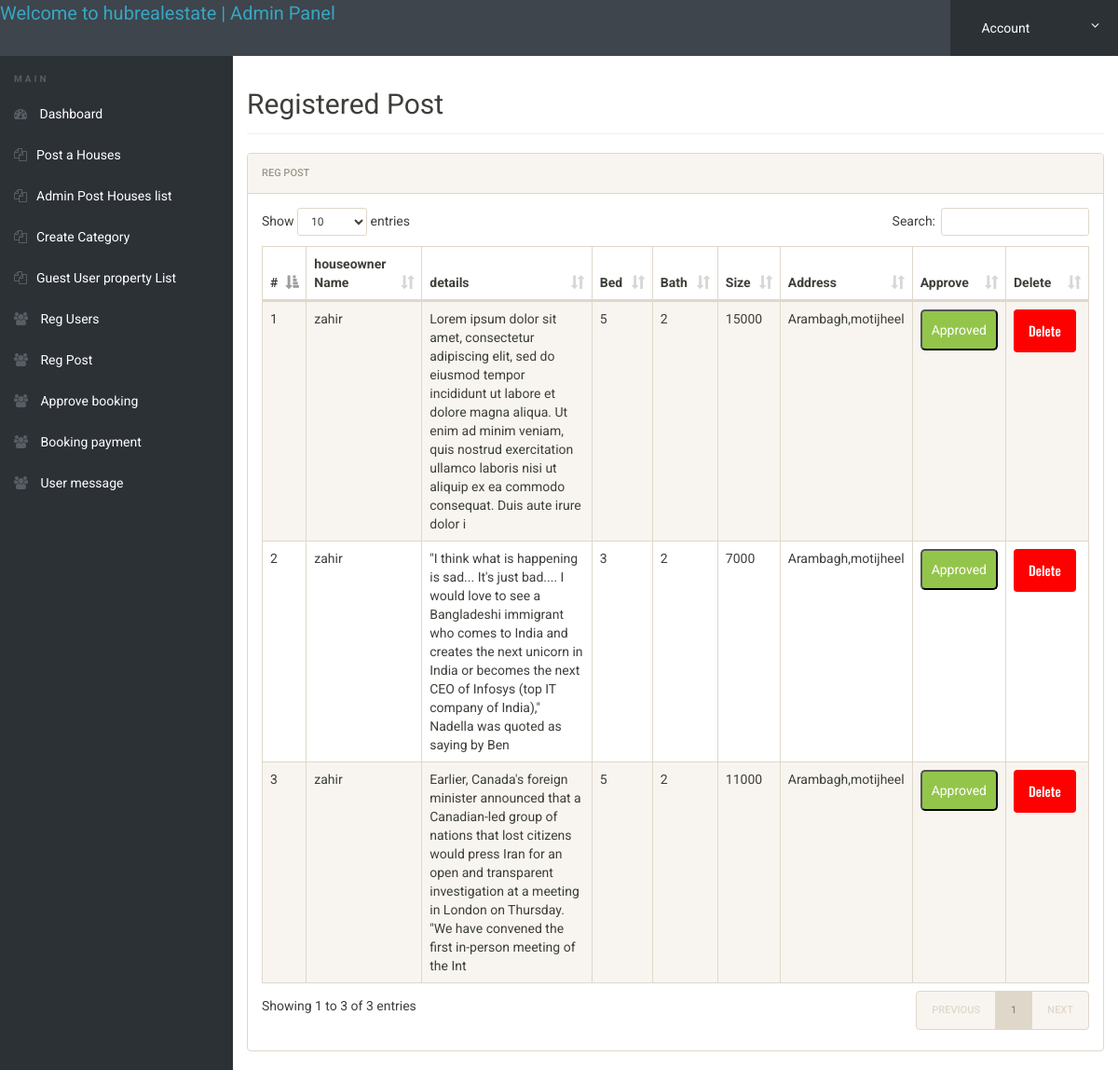
The page /admin/reg-post.php (signed in) on the database its author committed.
### tables this page shows
CREATE TABLE `tblhouses` (
  `id` int(11) NOT NULL,
  `houseowner_id` int(11) NOT NULL,
  `HousesTitle` varchar(50) NOT NULL,
  `dds` varchar(255) NOT NULL,
  `Himage1` varchar(255) NOT NULL,
  `Himage2` varchar(255) NOT NULL,
  `Himage3` varchar(255) NOT NULL,
  `Himage4` varchar(255) NOT NULL,
  `Bed` int(20) NOT NULL,
  `Bath` int(20) NOT NULL,
  `size` varchar(255) NOT NULL,
  `loc` varchar(120) NOT NULL,
  `area` varchar(40) NOT NULL,
  `lon` varchar(255) NOT NULL,
  `lat` varchar(255) NOT NULL,
  `HouseCategory` varchar(30) NOT NULL,
  `PricePerMonth` float NOT NULL,
  `PostingDate` date NOT NULL,
  `approve` int(11) NOT NULL DEFAULT 0,
  `contact` varchar(40) NOT NULL
);

CREATE TABLE `houseowner` (
  `id` int(40) NOT NULL,
  `FullName` varchar(40) NOT NULL,
  `Emailid` varchar(40) NOT NULL,
  `Password` varchar(40) NOT NULL,
  `Address` varchar(40) NOT NULL,
  `location` varchar(40) NOT NULL,
  `ContactNo` varchar(40) NOT NULL
);

### admin/reg-post.php (the view, shortened to what this page needs)
<?php
include('includes/config.php');
if(strlen($_SESSION['alogin'])==0)
	{
header('location:index.php');
}
else{
 ?>
<!doctype html>
<html lang="en" class="no-js">
<head>
	<link rel="stylesheet" href="css/font-awesome.min.css">
	<link rel="stylesheet" href="css/bootstrap.min.css">
	<link rel="stylesheet" href="css/dataTables.bootstrap.min.css">
	<link rel="stylesheet" href="css/bootstrap-social.css">
	<link rel="stylesheet" href="css/bootstrap-select.css">
	<link rel="stylesheet" href="css/fileinput.min.css">
	<link rel="stylesheet" href="css/awesome-bootstrap-checkbox.css">
	<link rel="stylesheet" href="css/style.css">
</head>
<body>
	<?php include('includes/header.php');?>
	<div class="ts-main-content">
		<?php include('includes/leftbar.php');?>
		<div class="content-wrapper">
			<div class="container-fluid">
				<div class="row">
					<div class="col-md-12">
						<h2 class="page-title">Registered Post</h2>
						<div class="panel panel-default">
							<div class="panel-heading">Reg post</div>
							<div class="panel-body">
								<table id="zctb" class="display table table-striped table-bordered table-hover" cellspacing="0" width="100%">
									<thead>
										<tr>
										<th>#</th>
											<th> houseowner Name</th>
											<th>details</th>
											<th>Bed</th>
											<th>Bath</th>
											<th>Size</th>
											<th>Address</th>
											<th>Approve</th>
											<th>Delete</th>
										</tr>
									</thead>
									<tbody>
									<?php $sql = "SELECT hu.id,hu.approve,FullName,dds,Bed,Bath,size,location,ContactNo from tblhouses as hu, houseowner as own where hu.houseowner_id=own.id And hu.approve in (1,0)";
$query = $dbh -> prepare($sql);
$query->execute();
$results=$query->fetchAll(PDO::FETCH_OBJ);
$cnt=1;
if($query->rowCount() > 0)
{
foreach($results as $result)
{				?>
										<tr>
											<td><?php echo htmlentities($cnt);?></td>
											<td><?php echo htmlentities($result->FullName);?></td>
											<td><?php echo htmlentities($result->dds);?></td>
											<td><?php echo htmlentities($result->Bed);?></td>
											<td><?php echo htmlentities($result->Bath);?></td>
											<td><?php echo htmlentities($result->size);?></td>
											<td><?php echo htmlentities($result->location);?></td>
											<td><?php
											if(htmlentities($result->approve)==1){
												echo "<button style='padding:10px;color:white;background:#93c54b;border-radius:5px'>Approved</button>";
											}if(htmlentities($result->approve)==0){?>
												<a style="font-size:14px" id="aaa" href="approvepost.php?id=<?php echo htmlentities($result->id);?>" class="btn btn-success">Approve</a>
											<?php }
											?></td>
											<td><a onclick="return confirm('Are you sure?')" style="background:red;font-size:14px" href="delete.php?id=<?php echo htmlentities($result->id);?>" class="btn btn-success">Delete</a></td>
										</tr>
										<?php $cnt=$cnt+1; }} ?>
									</tbody>
								</table>
							</div>
						</div>
					</div>
				</div>
			</div>
		</div>
	</div>
</body>
</html>
<?php } ?>

### admin/includes/header.php (shortened to what this page needs)
<div class="brand clearfix">
	<a href="dashboard.php" style="font-size: 20px;">Welcome to hubrealestate | Admin Panel</a>
		<ul class="ts-profile-nav">
			<li class="ts-account">
				<a href="#"><img src="img/ts-avatar.jpg" class="ts-avatar hidden-side" alt=""> Account <i class="fa fa-angle-down hidden-side"></i></a>
			</li>
		</ul>
	</div>

### admin/includes/leftbar.php
<nav class="ts-sidebar">
	<ul class="ts-sidebar-menu">
		<li class="ts-label">Main</li>
		<li><a href="dashboard.php"><i class="fa fa-dashboard"></i> Dashboard</a></li>
		<li><a href="post-ahouse.php"><i class="fa fa-files-o"></i>Post a Houses</a></li>
		<li><a href="adminpost.php"><i class="fa fa-files-o"></i>Admin Post Houses list</a></li>
		<li><a href="create-category.php"><i class="fa fa-files-o"></i>Create Category</a></li>
		<li><a href="guestuser.php"><i class="fa fa-files-o"></i>Guest User property List</a></li>
		<li><a href="reg-users.php"><i class="fa fa-users"></i> Reg Users</a></li>
		<li><a href="reg-post.php"><i class="fa fa-users"></i> Reg Post</a></li>
		<li><a href="approve-book.php"><i class="fa fa-users"></i> Approve booking</a></li>
		<li><a href="bookingpay.php"><i class="fa fa-users"></i> Booking payment</a></li>
		<li><a href="message.php"><i class="fa fa-users"></i> User message</a></li>
	</ul>
</nav>

### admin/css/style.css (style rules this page uses)
html { font-size: 14px; }
@media only screen and (min-width: 480px) { html { font-size: 17px; } }
@media only screen and (min-width: 768px) { html { font-size: 14px; } }
body { font-size: 1em; }
a { color: #37a6c4; }
.btn { font-family: 'Oswald', sans-serif; }
.panel { overflow: hidden; }
ul, li { margin: 0; padding: 0; list-style: none; }
.btn { text-transform: none; }
.page-title { padding-bottom: 15px; margin-bottom: 20px; border-bottom: 1px solid #f0f0f0; }
.brand { background: #3e454c; position: relative; z-index: 3; position: fixed; width: 100%; top: 0; }
.brand .ts-profile-nav { float: right; display: none; }
.brand .ts-profile-nav li { float: left; position: relative; }
.brand .ts-profile-nav li a { display: block; padding: 20px; color: #fff; }
.brand .ts-profile-nav .ts-account .fa-angle-down { float: right; }
.brand .ts-profile-nav .ts-account > a { width: 180px; background: #2c3136; }
@media only screen and (min-width: 992px) { .brand .ts-profile-nav { display: block; } }
.ts-sidebar { background: #2c3136; max-height: 0; transition: max-height 0.3s; overflow: hidden; position: fixed; z-index: 2; width: 100%; bottom: 0; top: 60px; overflow-y: auto; }
@media only screen and (min-width: 992px) { .ts-sidebar { max-height: 100%; bottom: 0; } }
.ts-sidebar-menu .ts-label { color: #585c64; font-weight: bold; padding: 8px 15px; text-transform: uppercase; font-size: 10px; letter-spacing: 3px; margin-top: 10px; }
.ts-sidebar-menu a { display: block; text-decoration: none; padding: 12px 15px; color: #fff; }
.ts-sidebar-menu li { position: relative; }
.ts-sidebar-menu li i { color: #585c64; margin-right: 10px; }
.ts-main-content .content-wrapper { padding-top: 15px; margin-top: 60px; }
@media only screen and (min-width: 992px) { .ts-main-content .ts-sidebar { width: 250px; float: left; } }
@media only screen and (min-width: 992px) { .ts-main-content .content-wrapper { margin-left: 250px; } }

### rows shown on the page
tblhouses: houseowner.FullName "zahir", dds "Lorem ipsum dolor sit amet, consectetur adipiscing elit, sed do eiusmod tempor incididunt ut labore et dolore magna aliqua. Ut enim ad minim veniam, quis nostrud exercitation ullamco laboris nisi ut aliquip ex ea commodo consequat. Duis aute irure dolor i", Bed "5", Bath "2", size "15000", houseowner.location "Arambagh,motijheel", approve "Approved"
tblhouses: houseowner.FullName "zahir", dds "\"I think what is happening is sad... It's just bad.... I would love to see a Bangladeshi immigrant who comes to India and creates the next unicorn in India or becomes the next CEO of Infosys (top IT company of India),\" Nadella was quoted as saying by Ben", Bed "3", Bath "2", size "7000", houseowner.location "Arambagh,motijheel", approve "Approved"
tblhouses: houseowner.FullName "zahir", dds "Earlier, Canada's foreign minister announced that a Canadian-led group of nations that lost citizens would press Iran for an open and transparent investigation at a meeting in London on Thursday. \"We have convened the first in-person meeting of the Int", Bed "5", Bath "2", size "11000", houseowner.location "Arambagh,motijheel", approve "Approved"
